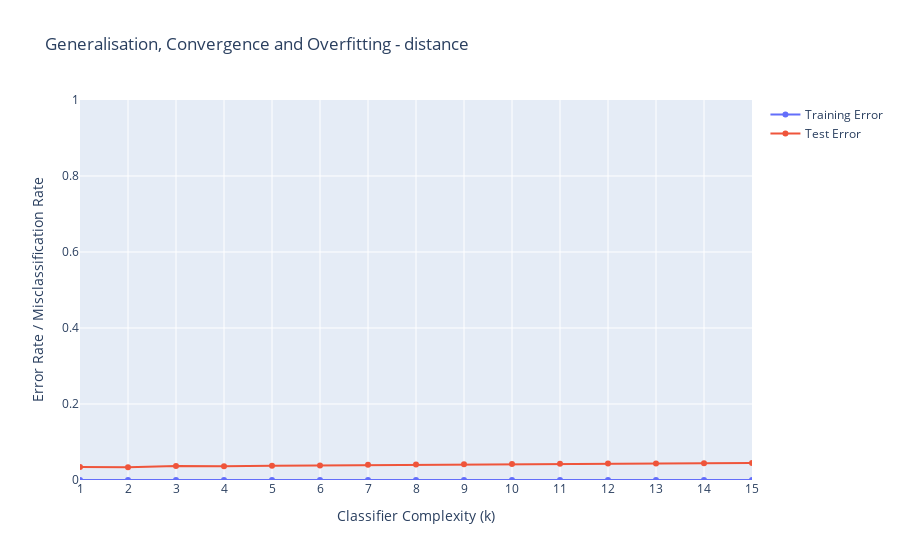

The cell this chart's notebook holds for it:
### Markdown cell above
kNN with distance weightings and k neigbours between 1 and 15

### Code cell
k=15
training_error = pd.Series(index=range(1, k+1), dtype=float)
test_error = pd.Series(index=range(1, k+1), dtype=float)
for i in range(1, k+1):
    knn = KNeighborsClassifier(n_neighbors=i, weights='distance')
    knn.fit(X_train, y_train)
    training_error[i] = 1.0 - knn.score(X_train, y_train)
    test_error[i] = 1.0 - knn.score(X_test, y_test)
    
# Plot the training and test error for each value of k
trace1 = go.Scatter(x=training_error.index, y=training_error, mode='lines+markers', name='Training Error')
trace2 = go.Scatter(x=test_error.index, y=test_error, mode='lines+markers', name='Test Error')
fig = go.Figure(data=[trace1, trace2])
fig.update_layout(
    title='Generalisation, Convergence and Overfitting - distance',
    xaxis_title='Classifier Complexity (k)',
    yaxis_title='Error Rate / Misclassification Rate',
    xaxis=dict(range=[1, k], tickmode='linear'),
    yaxis=dict(range=[0, 1])
)
fig.show()

### Figure 1 — Plotly figure (JSON) as saved in the notebook; plotly's stock layout.template omitted (floating-point values rounded to 4 significant figures)
{"data": [{"mode": "lines+markers", "name": "Training Error", "type": "scatter", "x": [1, 2, 3, 4, 5, 6, 7, 8, 9, 10, 11, 12, 13, 14, 15], "y": [4.698e-05, 6.712e-06, 6.712e-06, 6.712e-06, 6.712e-06, 6.712e-06, 6.712e-06, 6.712e-06, 6.712e-06, 6.712e-06, 6.712e-06, 6.712e-06, 6.712e-06, 6.712e-06, 6.712e-06]}, {"mode": "lines+markers", "name": "Test Error", "type": "scatter", "x": [1, 2, 3, 4, 5, 6, 7, 8, 9, 10, 11, 12, 13, 14, 15], "y": [0.03391, 0.03361, 0.03659, 0.03606, 0.03753, 0.03842, 0.03981, 0.04062, 0.04159, 0.04196, 0.04306, 0.04371, 0.0436, 0.04422, 0.04475]}], "layout": {"title": {"text": "Generalisation, Convergence and Overfitting - distance"}, "xaxis": {"range": [1, 15], "tickmode": "linear", "title": {"text": "Classifier Complexity (k)"}}, "yaxis": {"range": [0, 1], "title": {"text": "Error Rate / Misclassification Rate"}}}}
